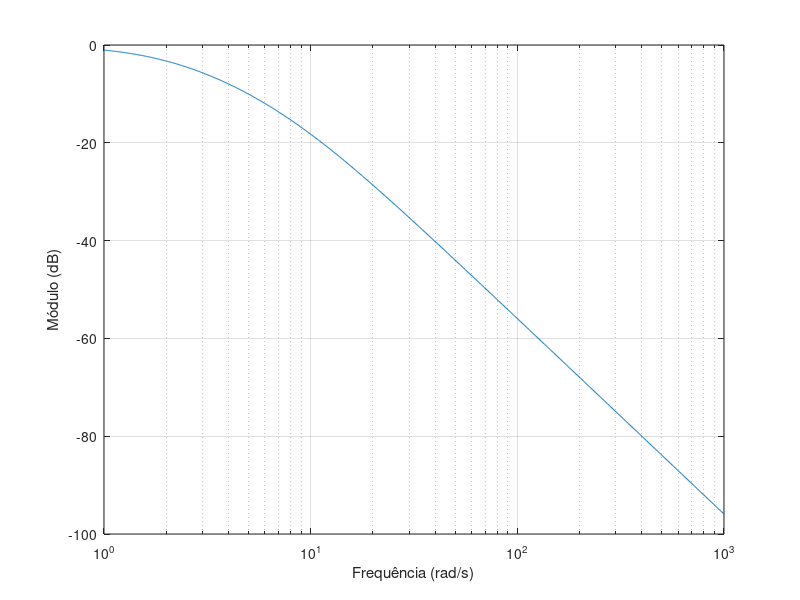
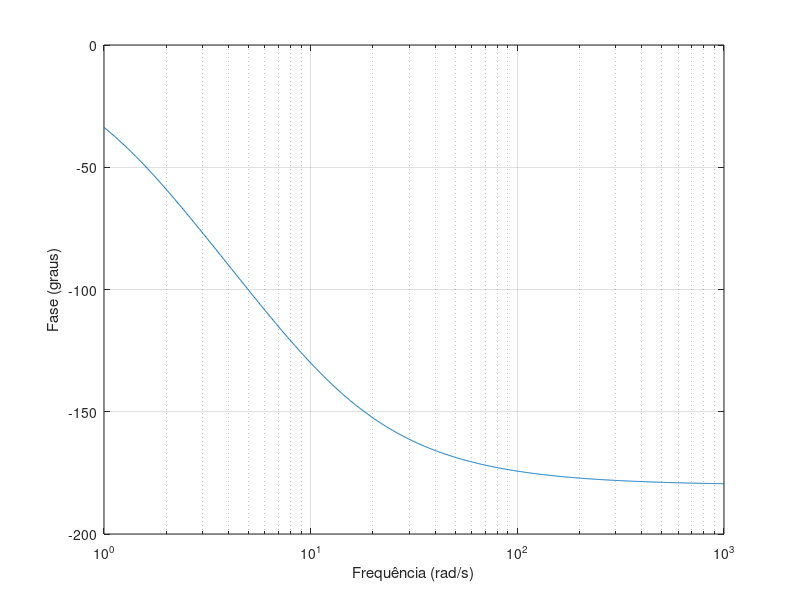

Recreate these plots in MATLAB, in order.
clc
clear 
close all

% Definindo a frequência angular ω
omega = logspace(0, 3, 1000); % Frequência angular varia de 1 a 1000 rad/s

% Defina a função de transferência H(jω)
H = 16 ./ (-omega.^2 + 10j.*omega + 16);

magnitude_H = abs(H);
fase_H = angle(H);


% Gráfico de Bode do módulo
figure;
semilogx(omega, 20 * log10(magnitude_H));
xlabel('Frequência (rad/s)');
ylabel('Módulo (dB)');
title('');
grid on;
% Gráfico de Bode da fase
figure;
semilogx(omega, rad2deg(fase_H));
xlabel('Frequência (rad/s)');
ylabel('Fase (graus)');
title('');
grid on;